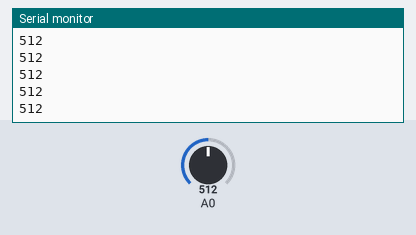
Bench run of a sketch on a simulated Arduino Uno, built with avr-gcc and run on an emulated ATmega328P. Parts: the last lines printed to the serial monitor. The inputs (shaded band) are chosen by the test bench; at power-on: A0 = 512.

Above: at 1.2 s.
1.3 s: A0 set to 716
At 2.4 s:
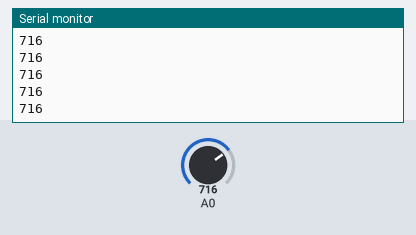
2.8 s: A0 set to 900
At 3.8 s:
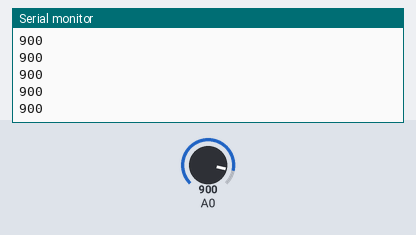
Timing chart, 0 to 5.8 s (numbered marks = the images above; inputs shaded):
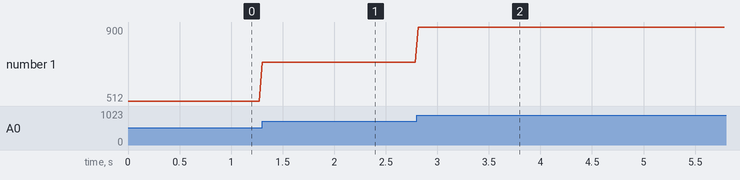

The sketch:

analogInput_test.ino
```cpp
/*
 * This code was for using a stepper motor to try and get the motor to respond to the readings
 * from the analog A0 pin from the ESP8266.
 * The GPIO Pins used for the motor are: 5, 4, 14, 12. These GPIO correspond to physical pins: D1, D2, D5, D6
 * Analog input pin: A0, used to connect the Piezosensor
 */

//#include <Stepper.h> // Stepper motor library

const int stepsPerRevolution = 1028;  // change this to fit the number of steps per revolution for motor
//Stepper myStepper(stepsPerRevolution, 5, 4, 14, 12); // GPIO Pins in code, corresponds to pins D1 D2 D5 D6 on board
//int stepCount = 0;  // number of steps the motor has taken
void setup() {
  // Baud rate for plotter
  Serial.begin(115200); // Change to match baud rate of motor
}

void loop() {
  // read the sensor value from piezo:
  int sensorReading = analogRead(A0); // Reads from pin A0
  Serial.println(sensorReading);
  delay(30);
}
```

Measured:
- after the input at 1.3 s, the serial monitor: prints a new line at once (image 1)
- after the input at 2.8 s, the serial monitor: prints a new line at once (image 2)
- plotted number 1: 512 → 716 after the input at 1.3 s, 716 → 900 after the input at 2.8 s
